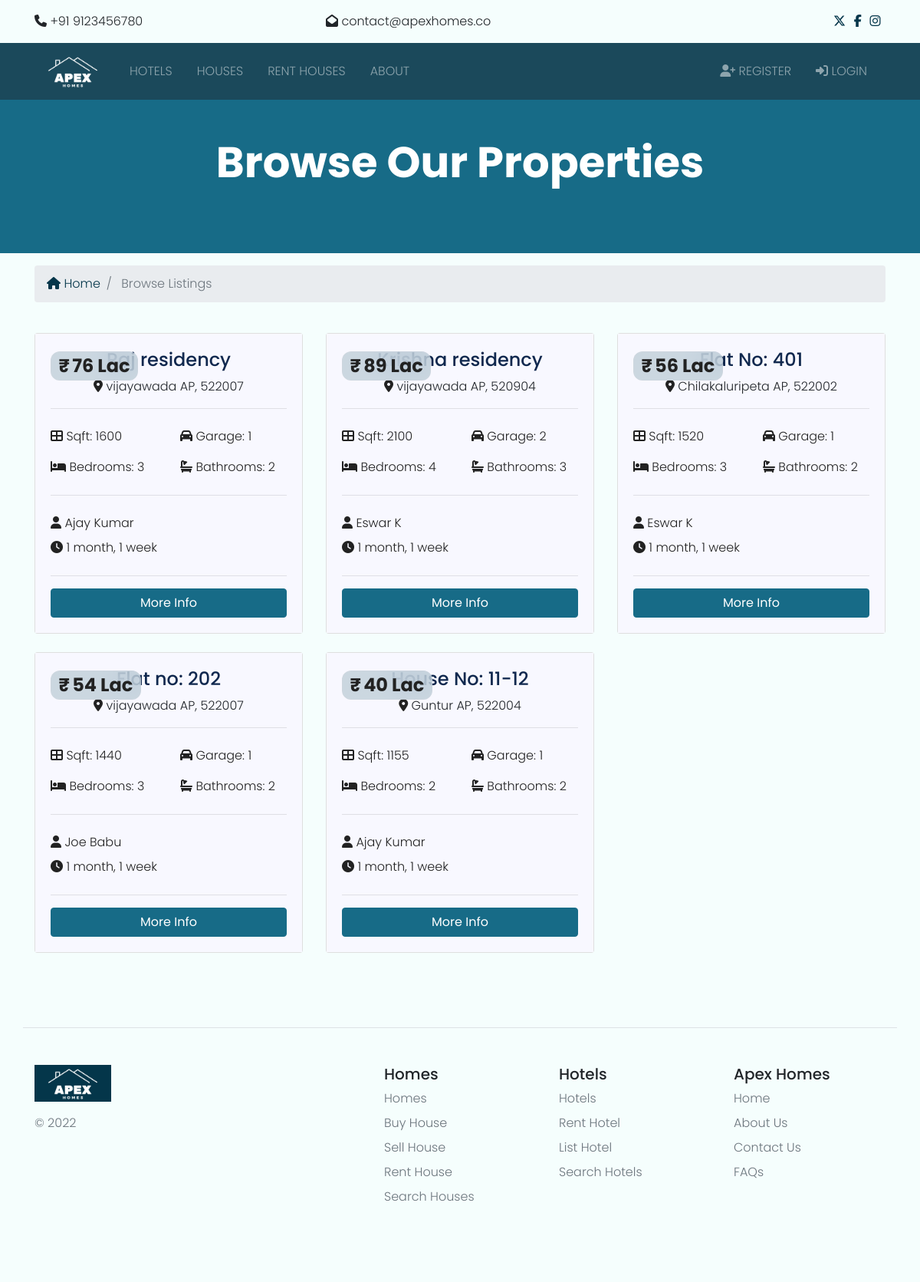
The page /listings/Houses on the database its author committed.
### listings/models.py (models this page shows, shortened)
class Listing(models.Model):
  state_choices = [
        ('AP', 'Andhra Pradesh'),
        ('AR', 'Arunachal Pradesh'),
        ('AS', 'Assam'),
        ('BR', 'Bihar'),
        ('CG', 'Chhattisgarh'),
        ('GA', 'Goa'),
        ('GJ', 'Gujarat'),
        ('HR', 'Haryana'),
        ('HP', 'Himachal Pradesh'),
        ('JK', 'Jammu and Kashmir'),
        ('JH', 'Jharkhand'),
        ('KA', 'Karnataka'),
        ('KL', 'Kerala'),
        ('MP', 'Madhya Pradesh'),
        ('MH', 'Maharashtra'),
        ('MN', 'Manipur'),
        ('ML', 'Meghalaya'),
        ('MZ', 'Mizoram'),
        ('NL', 'Nagaland'),
        ('OR', 'Orissa'),
        ('PB', 'Punjab'),
        ('RJ', 'Rajasthan'),
        ('SK', 'Sikkim'),
        ('TN', 'Tamil Nadu'),
        ('TR', 'Tripura'),
        ('UK', 'Uttarakhand'),
        ('UP', 'Uttar Pradesh'),
        ('WB', 'West Bengal'),
        ('TN', 'Tamil Nadu'),
        ('TR', 'Tripura'),
        ('AN', 'Andaman and Nicobar Islands'),
        ('CH', 'Chandigarh'),
        ('DH', 'Dadra and Nagar Haveli'),
        ('DD', 'Daman and Diu'),
        ('DL', 'Delhi'),
        ('LD', 'Lakshadweep'),
        ('PY', 'Pondicherry'),
    ]
  realtor = models.ForeignKey(Realtor, on_delete=models.CASCADE)
  title = models.CharField(max_length=200)
  address = models.CharField(max_length=200)
  city = models.CharField(max_length=100)
  state = models.CharField(max_length=100, choices=state_choices)
  zipcode = models.CharField(max_length=20)
  contact_info = models.PositiveBigIntegerField()
  description = models.TextField(blank=True)
  price = models.IntegerField()
  bedrooms = models.IntegerField()
  bathrooms = models.DecimalField(max_digits=1, decimal_places=0)
  garage = models.IntegerField(default=0)
  sqft = models.IntegerField()
  photo_main = models.ImageField(upload_to='photos/%Y/%m/%d/')
  photo_1 = models.ImageField(upload_to='photos/%Y/%m/%d/', blank=True)
  photo_2 = models.ImageField(upload_to='photos/%Y/%m/%d/', blank=True)
  photo_3 = models.ImageField(upload_to='photos/%Y/%m/%d/', blank=True)
  photo_4 = models.ImageField(upload_to='photos/%Y/%m/%d/', blank=True)
  photo_5 = models.ImageField(upload_to='photos/%Y/%m/%d/', blank=True)
  photo_6 = models.ImageField(upload_to='photos/%Y/%m/%d/', blank=True)
  is_published = models.BooleanField(default=True)
  list_date = models.DateTimeField(default=datetime.now, blank=True)

### realtors/models.py (models this page shows)
class Realtor(models.Model):
  name = models.CharField(max_length=200)
  photo = models.ImageField(upload_to='photos/%Y/%m/%d/', blank=True, null=True)
  description = models.TextField(blank=True)
  phone = models.CharField(max_length=20, unique=True)
  email = models.CharField(max_length=50)
  is_mvp = models.BooleanField(default=False)
  hire_date = models.DateTimeField(default=datetime.now, blank=True)
  def __str__(self):
    return self.name

### listings/views.py (the view)
# urls.py: path('Houses', views.index, name='listings'),
def index(request):
    listings = Listing.objects.order_by("-list_date").filter(is_published=True)
    paginator = Paginator(listings, 6)
    page = request.GET.get("page")
    paged_listings = paginator.get_page(page)
    context = {"listings": paged_listings}
    return render(request, "listings/listings.html", context)

### templates/listings/listings.html (shortened to what this page needs)
{% extends 'base.html' %}
{% load humanize %}
{% block content %}
<section id="showcase-inner" class="py-5 text-white">
    <div class="container">
      <div class="row text-center">
        <div class="col-md-12">
          <h1 class="display-4">Browse Our Properties</h1>
        </div>
      </div>
    </div>
  </section>
  <section id="bc" class="mt-3">
    <div class="container">
      <nav aria-label="breadcrumb">
        <ol class="breadcrumb">
          <li class="breadcrumb-item">
            <a href="{% url 'index' %}">
              <i class="fas fa-home"></i> Home</a>
          </li>
          <li class="breadcrumb-item active"> Browse Listings</li>
        </ol>
      </nav>
    </div>
  </section>
  <section id="listings" class="py-4">
    <div class="container">
      <div class="row">
        {% if listings %}
          {% for listing in listings %}
          <div class="col-md-6 col-lg-4 mb-4">
              <div class="card listing-preview">
                <div class="card-img-overlay">
                  <h2>
                    <span class="badge badge-secondary text-white"><span style="margin-right: 0.2rem;">₹</span><span id="_price">{{ listing.price}}</span></span>
                  </h2>
                </div>
                <div class="card-body">
                  <div class="listing-heading text-center">
                    <h4 class="text-primary">{{ listing.title }}</h4>
                    <p>
                      <i class="fa-solid fa-location-dot text-secondary"></i> {{ listing.city }} {{ listing.state }}, {{ listing.zipcode }}</p>
                  </div>
                  <hr>
                  <div class="row py-2 text-secondary">
                    <div class="col-6">
                      <i class="fas fa-th-large"></i> Sqft: {{ listing.sqft }}</div>
                    <div class="col-6">
                      <i class="fas fa-car"></i> Garage: {{ listing.garage }}</div>
                  </div>
                  <div class="row py-2 text-secondary">
                    <div class="col-6">
                      <i class="fas fa-bed"></i> Bedrooms: {{ listing.bedrooms }}</div>
                    <div class="col-6">
                      <i class="fas fa-bath"></i> Bathrooms: {{ listing.bathrooms }}</div>
                  </div>
                  <hr>
                  <div class="row py-2 text-secondary">
                    <div class="col-12">
                      <i class="fas fa-user"></i> {{ listing.realtor | title }}</div>
                  </div>
                  <div class="row text-secondary pb-2">
                    <div class="col-6">
                      <i class="fas fa-clock"></i> {{ listing.list_date | timesince }}</div>
                  </div>
                  <hr>
                  <a href="{% url 'listing' listing.id %}" class="btn btn-primary btn-block">More Info</a>
                </div>
              </div>
            </div>
          {% endfor %}
        {% else %}
          <div class="col-md-12">
            <p>No Listings Available</p>
          </div>
        {% endif %}
      </div>
      <div class="row">
        <div class="col-md-12">
        </div>
      </div>
    </div>
  </section>
{% endblock %}

### btre/static/css/all.css (style rules this page uses)
.fa, .fas, .far, .fal, .fab { -moz-osx-font-smoothing: grayscale; -webkit-font-smoothing: antialiased; display: inline-block; font-style: normal; font-variant: normal; text-rendering: auto; line-height: 1; }
.fa-bath:before { content: "\f2cd"; }
.fa-bed:before { content: "\f236"; }
.fa-car:before { content: "\f1b9"; }
.fa-clock:before { content: "\f017"; }
.fa-home:before { content: "\f015"; }
.fa-th-large:before { content: "\f009"; }
.fa-user:before { content: "\f007"; }
.fa, .fas { font-family: 'Font Awesome 5 Free'; font-weight: 900; }

### btre/static/css/style.css (style rules this page uses)
.btn-primary { background-color: #176B87 !important; border-color: #176B87 !important; border-radius: 2; }
.badge-secondary { backdrop-filter: blur(16px) saturate(180%); -webkit-backdrop-filter: blur(16px) saturate(180%); background-color: rgba(189, 205, 214, 0.75); border-radius: 12px; border: 1px solid rgba(209, 213, 219, 0.3); }
.badge-secondary span { color: #222222; }
body { background-color: #F5FEFD !important; font-family: 'Poppins', sans-serif; font-weight: 300; }
h1 { font-family: 'Poppins', sans-serif; font-weight: 700 !important; }
h2 { font-family: 'Poppins', sans-serif; font-weight: 400 !important; }
a { color: #04364A; }
#showcase-inner { background: url(../img/building.jpg) no-repeat top center fixed/cover; position: relative; overflow: hidden; min-height: 200px; }
#showcase-inner::before { content: ''; position: absolute; top: 0; left: 0; min-height: 100%; width: 100%; background: #176B87; }
.listing-preview a { position: relative; }
.text-secondary { color: #222222 !important; }

### templates/listings/listings.html (style rules this page uses)
.card-body { background-color: ghostwhite ; }

### rows shown on the page
Listing: title "Raj residency", city "vijayawada", state "AP", zipcode "522007", sqft "1600", garage "1", bedrooms "3", bathrooms "2", realtor "Ajay Kumar", list_date "1 month, 1 week"
Listing: title "Krishna residency", city "vijayawada", state "AP", zipcode "520904", sqft "2100", garage "2", bedrooms "4", bathrooms "3", realtor "Eswar K", list_date "1 month, 1 week"
Listing: title "Flat No: 401", city "Chilakaluripeta", state "AP", zipcode "522002", sqft "1520", garage "1", bedrooms "3", bathrooms "2", realtor "Eswar K", list_date "1 month, 1 week"
Listing: title "Flat no: 202", city "vijayawada", state "AP", zipcode "522007", sqft "1440", garage "1", bedrooms "3", bathrooms "2", realtor "Joe Babu", list_date "1 month, 1 week"
Listing: title "House No: 11-12", city "Guntur", state "AP", zipcode "522004", sqft "1155", garage "1", bedrooms "2", bathrooms "2", realtor "Ajay Kumar", list_date "1 month, 1 week"
